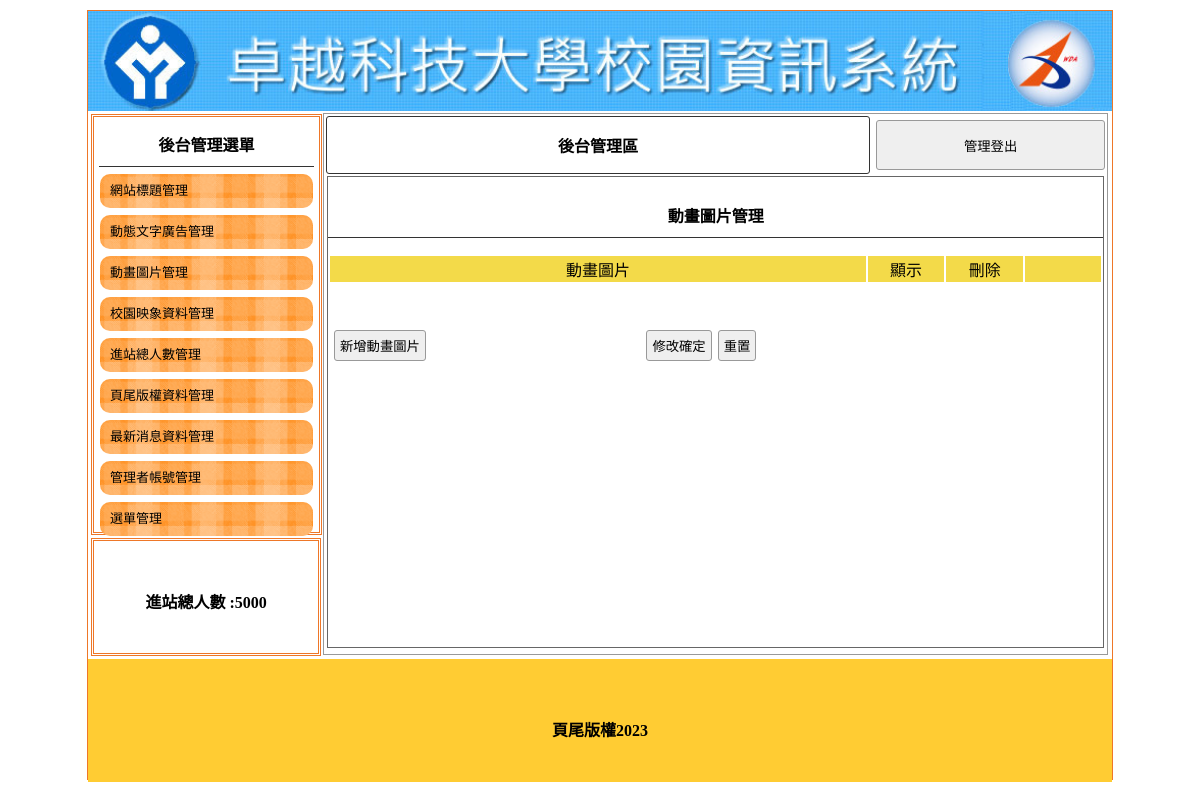
/back.php?do=mvim, run on an earlier commit of the app's database.
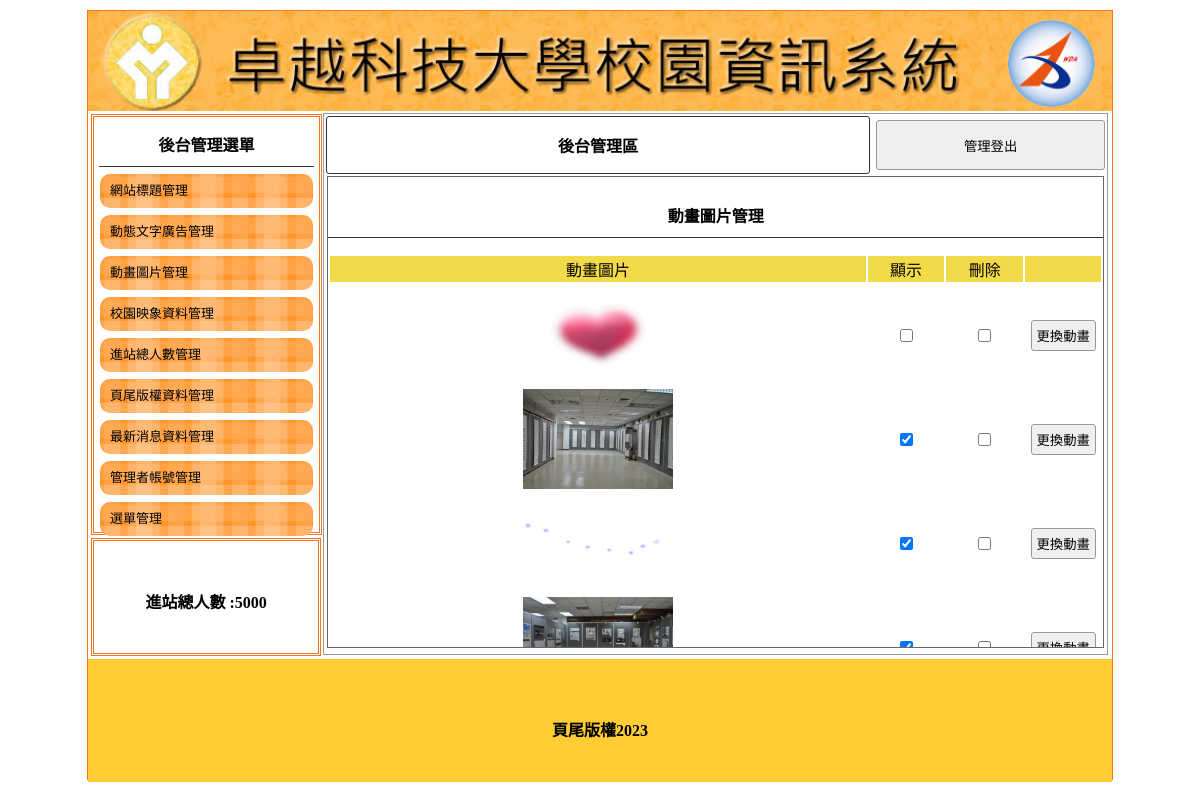
And on a later commit of the database.
### tables this page shows
CREATE TABLE `titles` (
  `id` int(10) UNSIGNED NOT NULL,
  `img` text NOT NULL,
  `text` text NOT NULL,
  `sh` int(1) UNSIGNED NOT NULL
);

CREATE TABLE `total` (
  `id` int(10) NOT NULL,
  `total` int(10) NOT NULL DEFAULT 0
);

CREATE TABLE `bottom` (
  `id` int(10) NOT NULL,
  `bottom` text NOT NULL
);

CREATE TABLE `mvim` (
  `id` int(10) UNSIGNED NOT NULL,
  `img` text NOT NULL,
  `sh` int(1) UNSIGNED NOT NULL
);

### api/db.php (called while the page is built, shortened)
<?php
class DB{
    protected $dsn = "mysql:host=localhost;charset=utf8;dbname=db91";
    protected $pdo;
    protected $table;
    public function __construct($table)
    {
        $this->table=$table;
        $this->pdo=new PDO($this->dsn,'root','');
    }
    function all( $where = '', $other = '')
    {
        $sql = "select * from `$this->table` ";
        $sql =$this->sql_all($sql,$where,$other);
        return  $this->pdo->query($sql)->fetchAll(PDO::FETCH_ASSOC);
    }
    function find($id)
    {
        $sql = "select * from `$this->table` ";
        if (is_array($id)) {
            $tmp = $this->a2s($id);
            $sql .= " where " . join(" && ", $tmp);
        } else if (is_numeric($id)) {
            $sql .= " where `id`='$id'";
        }
        $row = $this->pdo->query($sql)->fetch(PDO::FETCH_ASSOC);
        return $row;
    }
    private function a2s($array){
        foreach ($array as $col => $value) {
            $tmp[] = "`$col`='$value'";
        }
        return $tmp;
    }
    private function sql_all($sql,$array,$other){
        if (isset($this->table) && !empty($this->table)) {
            if (is_array($array)) {
                if (!empty($array)) {
                    $tmp = $this->a2s($array);
                    $sql .= " where " . join(" && ", $tmp);
                }
            } else {
                $sql .= " $array";
            }
            $sql .= $other;
            return $sql;
        }
    }
}
$Title=new DB('titles');
$Total=new DB('total');
$Bottom=new DB('bottom');
if(isset($_GET['do'])){
    $DB=${ucfirst($_GET['do'])};
}else{
    $DB=$Title;
}
?>

### back.php (the view, shortened to what this page needs)
<?php include_once "./api/db.php"; ?>
<!DOCTYPE html PUBLIC "-//W3C//DTD XHTML 1.0 Transitional//EN" "http://www.w3.org/TR/xhtml1/DTD/xhtml1-transitional.dtd">
<html xmlns="http://www.w3.org/1999/xhtml">
<head>
	<link href="./css/css.css" rel="stylesheet" type="text/css">
</head>
<body>
	<div id="main">
		<?php
		$title = $Title->find(['sh' => 1]);
		?>
		<a title="<?= $title['text']; ?>" href="index.php">
			<div class="ti" style="background:url(&#39;./img/<?= $title['img']; ?>&#39;); background-size:cover;"></div>
		</a>
		<div id="ms">
			<div id="lf" style="float:left;">
				<div id="menuput" class="dbor">
					<span class="t botli">後台管理選單</span>
					<a style="color:#000; font-size:13px; text-decoration:none;" href="?do=title">
						<div class="mainmu">
							網站標題管理 </div>
					</a>
					<a style="color:#000; font-size:13px; text-decoration:none;" href="?do=ad">
						<div class="mainmu">
							動態文字廣告管理 </div>
					</a>
					<a style="color:#000; font-size:13px; text-decoration:none;" href="?do=mvim">
						<div class="mainmu">
							動畫圖片管理 </div>
					</a>
					<a style="color:#000; font-size:13px; text-decoration:none;" href="?do=image">
						<div class="mainmu">
							校園映象資料管理 </div>
					</a>
					<a style="color:#000; font-size:13px; text-decoration:none;" href="?do=total">
						<div class="mainmu">
							進站總人數管理 </div>
					</a>
					<a style="color:#000; font-size:13px; text-decoration:none;" href="?do=bottom">
						<div class="mainmu">
							頁尾版權資料管理 </div>
					</a>
					<a style="color:#000; font-size:13px; text-decoration:none;" href="?do=news">
						<div class="mainmu">
							最新消息資料管理 </div>
					</a>
					<a style="color:#000; font-size:13px; text-decoration:none;" href="?do=admin">
						<div class="mainmu">
							管理者帳號管理 </div>
					</a>
					<a style="color:#000; font-size:13px; text-decoration:none;" href="?do=menu">
						<div class="mainmu">
							選單管理 </div>
					</a>
				</div>
				<div class="dbor" style="margin:3px; width:95%; height:20%; line-height:100px;">
					<span class="t">進站總人數 :<?= $Total->find(1)['total']; ?></span>
				</div>
			</div>
			<div class="di" style="height:540px; border:#999 1px solid; width:76.5%; margin:2px 0px 0px 0px; float:left; position:relative; left:20px;">
				<table width="100%">
					<tbody>
						<tr>
							<td style="width:70%;font-weight:800; border:#333 1px solid; border-radius:3px;" class="cent"><a href="?do=admin" style="color:#000; text-decoration:none;">後台管理區</a></td>
							<td><button onclick="document.cookie='user=';location.replace('?')" style="width:99%; margin-right:2px; height:50px;">管理登出</button></td>
						</tr>
					</tbody>
				</table>
				<?php
				$do = $_GET['do'] ?? 'title';
				$file = "./back/{$do}.php";
				if (file_exists($file)) {
					include $file;
				} else {
					include "./back/title.php";
				}
				?>
			</div>
		</div>
		<div style="width:1024px; left:0px; position:relative; background:#FC3; margin-top:4px; height:123px; display:block;">
			<span class="t" style="line-height:123px;"><?= $Bottom->find(1)['bottom']; ?></span>
		</div>
	</div>
</body>
</html>

### back/mvim.php (shortened to what this page needs)
<div style="width:99%; height:87%; margin:auto; overflow:auto; border:#666 1px solid;">
    <p class="t cent botli">動畫圖片管理</p>
    <form method="post" action="./api/edit.php">
        <table width="100%" style="text-align: center">
            <tbody>
                <tr class="yel">
                    <td width="70%">動畫圖片</td>
                    <td width="10%">顯示</td>
                    <td width="10%">刪除</td>
                    <td></td>
                </tr>
                <?php
                $rows=$DB->all();
                foreach($rows as $row){
                ?>
                <tr>
                    <td>
                        <img src="./img/<?=$row['img'];?>" style="width:150px;height:100px">
                    </td>
                    <td>
                        <input type="checkbox" name="sh[]" value="<?=$row['id'];?>" <?=($row['sh']==1)?'checked':'';?>>
                    </td>
                    <td>
                    <input type="checkbox" name="del[]" value="<?=$row['id'];?>">
                    </td>
                    <td>
                    <input type="button" onclick="op('#cover','#cvr','./modal/upload.php?table=<?=$do;?>&id=<?=$row['id'];?>')" value="更換動畫">
                    </td>
                </tr>
                <?php
                }
                ?>
            </tbody>
        </table>
        <table style="margin-top:40px; width:70%;">
            <tbody>
                <tr>
                    <td width="200px"><input type="button" onclick="op('#cover','#cvr','./modal/<?=$do;?>.php?table=<?=$do;?>')" value="新增動畫圖片"></td>
                    <td class="cent"><input type="submit" value="修改確定"><input type="reset" value="重置"></td>
                </tr>
            </tbody>
        </table>
    </form>
</div>

### css/css.css (style rules this page uses)
body { padding:0px; margin:0px; }
#main { width:1024px; height:768px; margin:10px auto 10px auto; border:#EE7728 1px solid; position:relative; }
.ti { width:100%; height:100px; position:relative; background-size:cover; background-repeat:no-repeat; }
.dbor { border:#EE7728 double 3px; margin:1px; padding:2px 10px 2px 10px; }
.t { font-weight:800; display:block; text-align:center; padding:10px 1px 10px 1px; }
.botli { border-bottom:#333 1px solid; }
.mainmu { position:relative; border-radius:10px; background:url(../icon/menu.fw.png) center no-repeat; background-size:cover; line-height:30px; padding:2px 10px 2px 10px; margin:7px 1px 7px 1px; }
#lf { height:540px; width:21%; display:inline-block; }
#menuput { width:100%; height:75%; position:relative; padding:5px; display:block; margin: 3px; }
.di { display:inline-block; }
.cent { text-align:center; }
input,button { border:#999 1px solid; border-radius:3px; background:#EFEFEF; padding:5px; margin:3px; }
.yel td { background:#F3DA49; text-align:center; }

What changed in the data, as far as the page shows it:
no longer on this page (row edited): titles: img (picture)
now on this page (row edited): titles: img (picture)
added mvim: img (picture)
added mvim: img (picture), sh "☑"
added mvim: img (picture), sh "☑"
added mvim: img (picture), sh "☑"
Also different on the page:
form field value: "新增動畫圖片" → (not shown)
form field value: "修改確定" → (not shown)
form field value: "重置" → (not shown)
